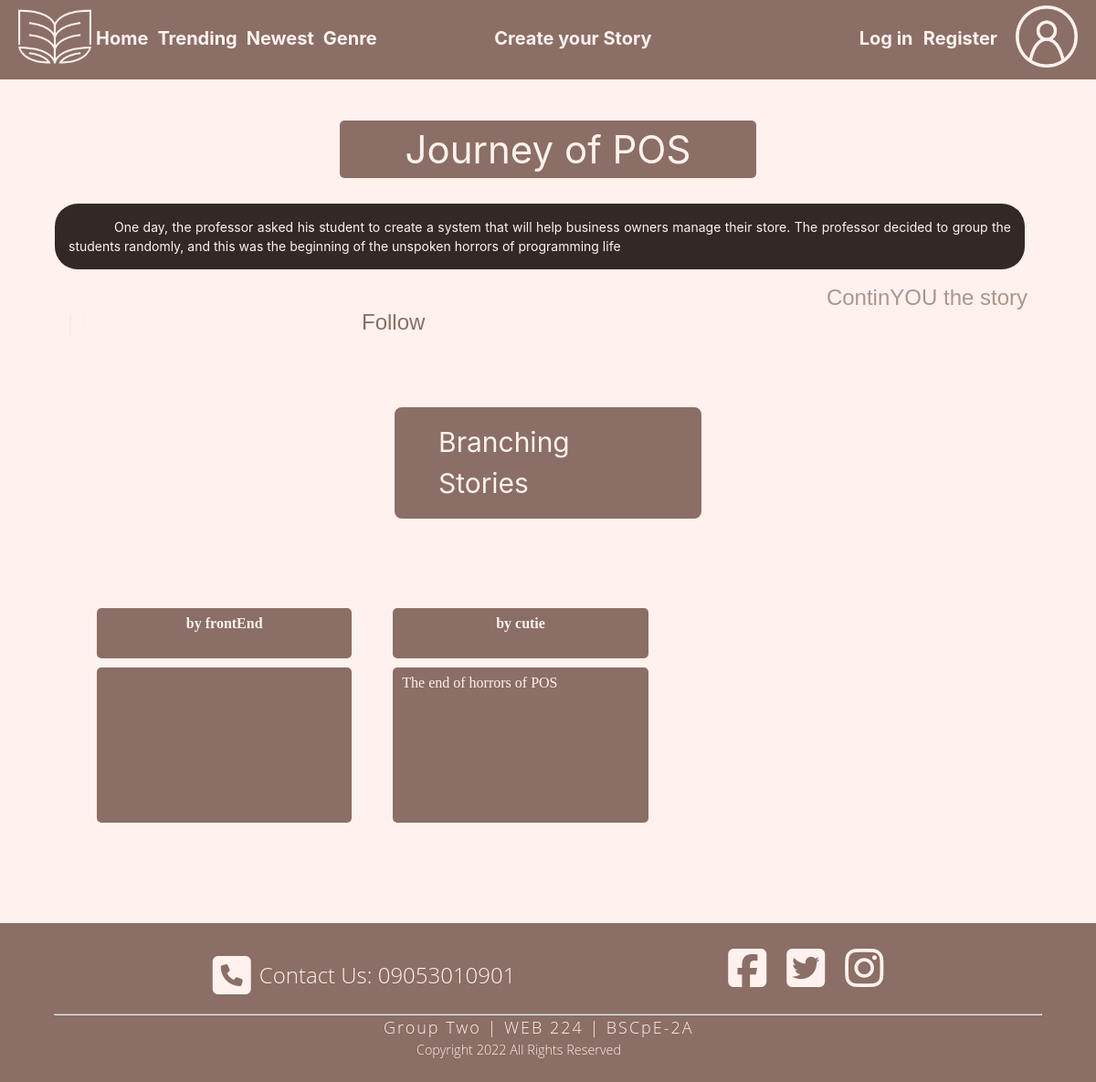
The app's page /files/substory.php?storyId=6 with its own data.
### tables this page shows
CREATE TABLE `stories` (
  `#` int(11) NOT NULL,
  `author` int(11) NOT NULL,
  `title` text NOT NULL,
  `story` longtext NOT NULL,
  `synopsis` text NOT NULL,
  `genre` text NOT NULL,
  `isHead` tinyint(1) NOT NULL,
  `isPublished` tinyint(1) NOT NULL,
  `prevNode` int(11) NOT NULL,
  `linkNode` longtext NOT NULL DEFAULT '{}',
  `datePublished` timestamp NOT NULL DEFAULT current_timestamp(),
  `upvote` int(11) NOT NULL DEFAULT 0,
  `downvote` int(11) NOT NULL DEFAULT 0
);

CREATE TABLE `users` (
  `id` int(11) NOT NULL,
  `first_name` text NOT NULL,
  `last_name` text NOT NULL,
  `user` text NOT NULL,
  `password` text NOT NULL,
  `sha256` text NOT NULL,
  `email` text NOT NULL,
  `date_created` timestamp NOT NULL DEFAULT current_timestamp(),
  `birthdate` date NOT NULL,
  `phone` text NOT NULL,
  `continyouation` longtext NOT NULL,
  `stories` longtext NOT NULL,
  `drafts` text NOT NULL DEFAULT '{}',
  `followedStories` text NOT NULL DEFAULT '{}',
  `likedStories` text NOT NULL DEFAULT '{}',
  `lastViewedStory` int(11) NOT NULL DEFAULT 0,
  `upvotes` text NOT NULL DEFAULT '{}',
  `downvotes` text NOT NULL DEFAULT '{}',
  `lastViewedGenre` text NOT NULL DEFAULT '{}'
);

### files/db.php (called while the page is built, shortened)
<?php
	class DB {
		private $conn;
		function __construct(){
			$servername = "127.0.0.1";
			$username = "root";
			$password = "";
			$dbname = "continyou";
			try {
			$this->conn = new PDO("mysql:host=$servername;dbname=$dbname", $username, $password);
			$this->conn->setAttribute(PDO::ATTR_ERRMODE, PDO::ERRMODE_EXCEPTION);
			}catch(PDOException $e) {
  			echo "Connection failed: " . $e->getMessage();
			}
		}
		function getStory($storyToGet){
			$stmt = $this->conn->prepare("SELECT * FROM `stories` WHERE `#` = ?");
			$stmt->execute([$storyToGet]);
			$result = $stmt->fetch(PDO::FETCH_NAMED);
			return $result;
		}
		function findAuthorByID($authorID){
			$stmt = $this->conn->prepare("SELECT * FROM users WHERE id = ?");
			$stmt->execute([$authorID]);
			$result = $stmt->fetch(PDO::FETCH_NAMED);
			return $result;
		}
		function getLinkedStories($parentStoryArg){
			$searchResult = $this->getStory($parentStoryArg);
			$stmt = $this->conn->prepare("SELECT * FROM `stories` WHERE `#` IN (" . $searchResult['linkNode'] . ") ORDER BY `stories`.`upvote` DESC");
			$stmt->execute();
			$searchResult = $stmt->fetchAll();
			return $searchResult;
		}
	}
?>

### files/substory.php (the view, shortened to what this page needs)
<?php
include 'db.php';
$dbLink = new DB();
if(isset($_GET['storyId'])){
    $currentStoryID = $_GET['storyId'];
    $storyResults = $dbLink->getStory($currentStoryID);
    $isPublished = $storyResults['isPublished'];
    if(isset($_SESSION['userToken'])){
        $searchResult = $dbLink->findAuthorDetails($_SESSION['userToken']);
        $upvotedList = explode(',', $searchResult['upvotes']);
        $downvotedList = explode(',', $searchResult['downvotes']);
        $followedList = explode(',', $searchResult['followedStories']);
        $isUpvoted = in_array($currentStoryID, $upvotedList);
        $isDownvoted = in_array($currentStoryID, $downvotedList);
        $isFollowed = in_array($currentStoryID, $followedList);
    } else {
        $isUpvoted = false;
        $isDownvoted = false;
        $isFollowed = false;
    }
    $storyTitle = $storyResults['title'];
    $storyBody = $storyResults['story'];
    $storyUpvote = $storyResults['upvote'];
    $dbLink->updateGenreVisit($storyResults['genre']);
} else {
    redirectTo('./');
}
?>
<!DOCTYPE html>
<html lang="en">
<head>
    <link rel="stylesheet" href="css/header.css">
    <link rel="stylesheet" href="css/substory.css">
    <link rel="stylesheet" href="css/popup.css">
    <link rel="stylesheet" href="css/footer.css">
</head>
<body>
    <?php include 'header.php' ?>
    <div class="page-container">
        <div class="content-wrap">
            <div class="title-container">
                <?php echo "<p class ='title'>$storyTitle</p>"; ?>
            </div>
            <div>
                <?php $formattedStory = nl2br($storyBody);
                echo "<p id='storyHere' class ='storyHere'> $formattedStory </p>" ?>
            </div>
            <div class = "bottom-interaction">
                <br><br>
                <form action="upvotedownvote.php">
                <div class = "vote-container">
                    <?php
                    if($isUpvoted){
                        echo "<input type='hidden' id='isUpvoted' name='isUpvoted' value='1'>
                        <input class = 'upDownVote upvote checked' type='image' name='upvote' src='./pics/upvote.png' alt='Submit'>";
                    } else {
                     echo "<input type='hidden' id='isUpvoted' name='isUpvoted' value='0'>
                     <input class = 'upDownVote upvote' type='image' name='upvote' src='./pics/upvote.png' alt='Submit'>";
                    }
                    ?>
                    <?php
                        if($storyUpvote == 0){
                        } else {
                            echo "<p class='upVoteCounter'>$storyUpvote</p>";
                        }
                    ?>
                    <?php
                    if($isDownvoted){
                        echo "<input type='hidden' id='isDownvoted' name='isDownvoted' value='1'>
                        <input class = 'upDownVote downvote checked' type='image' name='downvote' src='./pics/downvote.png' alt='Submit'>";
                    } else {
                     echo "<input type='hidden' id='isDownvoted' name='isDownvoted' value='0'>
                     <input class = 'upDownVote downvote' type='image' name='downvote' src='./pics/downvote.png' alt='Submit'>";
                    }
                    ?>
                    <?php
                    if($isFollowed){
                        echo "<input type='submit' name='followed' value='Followed' class='followButton checked'>";
                    } else {
                        echo "<input type='submit' name='followed' value='Follow' class='followButton'>";
                    }
                    ?>
                </div>
                    </form>
                <form method="post">
                    <?php
                        if($isPublished == 1){
                            echo "<input class='continYOUbutton' type='submit' name='continyouButton' value='ContinYOU the story'>";
                        } else {
                            echo "<input class='continYOUbutton' type='submit' name='continyouButton' value='Open Draft'>";
                        }
                    ?>
                </form>
            </div>
                <?php
                $linkedStory = $dbLink->getLinkedStories($currentStoryID);
                if ($linkedStory==False){
                } else {
                    echo "<div class = 'main-container border'>
                                    <div class ='first-division'>
                                        <p class='first-division-title'>Branching Stories</p>
                                    </div>
                                    <div class = 'sub-link-container '>
                                        <div class = 'main-area  '>
                                            <div class='slider'>
                                        <!--
                                          <a href='#slide-1'>1</a>
                                          <a href='#slide-2'>2</a>
                                          <a href='#slide-3'>3</a>
                                        -->
                                          <div class='slides'>
                                            <div id='slide-1'>";
                    foreach ($linkedStory as $linkedInfo) {
                    $searchResult = $dbLink->findAuthorByID($linkedInfo['author']);
                    $storyTitle = $searchResult['user'];
                    $storyBody = $linkedInfo['synopsis'];
                    $storyId = $linkedInfo['#'];
                    echo "<div><a href='substory.php?storyId=$storyId'>";
                    echo "<span class = 'title-block'><b>by $storyTitle</b></span>";
                    echo "<div class = 'body-block'> $storyBody </div></a></div>";
                    }
                    echo "</div>
                          </div>";
                    echo "</div>
                        </div>
                    </div>";
                }
                ?>
                <br>
                </div>
    <?php include 'footer.php' ?>
        </div>
</body>
</html>

### files/css/header.css (style rules this page uses)
:root { --brown: #8b6e65; --cream: #fff2ee; }
body { background-color: var(--cream); padding: 0; margin:0; line-height: 1.5; box-sizing: border-box; }

### files/css/substory.css (style rules this page uses)
:root { --brown: #8b6e65; --cream: #fff2ee; --darkish: #322926; }
body { background-image: url("../pics/background.png"); padding: 0; margin:0; line-height: 1.5; box-sizing: border-box; background-size: contain; }
.title { color: var(--cream); border-radius: 5px; font-family: 'Inter', sans-serif; font-size: 3.5vw; background-color: var(--brown); padding-left: 6vw; padding-right: 6vw; width: fit-content; height: fit-content; justify-items: center; justify-content: space-evenly; }
.title-container { display: flex; border-radius: 10px; background-color: rgba(255, 242, 238, 0.6); padding-right: 1vw; height: 13vh; padding-left: 1vw; margin: auto; margin-top: 3vh; align-items: center; justify-content: center; width: fit-content; }
.bottom-interaction { display: flex; justify-content: space-between; margin-top:2vh; }
.vote-container { display: flex; gap: 30px; margin-left: 5vw;; }
.followButton { background-color: var(--cream); border-radius: 25px; border: 0px; font-size: 24px; padding: 0px 20px 0px 20px; color: var(--brown); }
.upDownVote { width: 10%; height: 90%; }
.continYOUbutton { color:var(--brown); background-color:rgba(255, 242, 238, 0.6); }
::placeholder { color:var(--cream); text-align:center; background-color: #8b6e65; }
.storyHere { color: var(--cream); display: flex; justify-content: center; text-align: justify; text-indent: 50px; font-family: 'Inter', sans-serif; font-size: 14px; background-color: var(--darkish); height: fit-content; width: 86vw; border-radius: 25px; margin-left: 5vw; margin-top: 1vh; padding: 15px; overflow-x: auto; }
.continYOUbutton { background: #FFF2EE; border: none; color: #8B6E65; border-radius: 10px; padding-right: 15px; padding-left: 15px; opacity: 0.7; font-size: 2vw; margin-right: 5vw; }
.upVoteCounter { width:5vw; color: var(--cream); font-family: 'Inter', sans-serif; font-size: 24px; font-weight: bold; }
.downVoteCounter,.upVoteCounter { width:5vw; color: var(--cream); font-family: 'Inter', sans-serif; font-size: 24px; font-weight: bold; }
.slider { width: 100%; padding: 10px 0px 10px 0px; text-align: center; overflow: hidden; }
.slides { display: flex; margin-left: 3vw; margin-right: 3vw; overflow-x: auto; scroll-snap-type: x mandatory; scroll-behavior: smooth; -webkit-overflow-scrolling: touch; }
.slides > div { flex-shrink: 0; width: 235vw; margin-right: 10px; margin-bottom: 0px; border-radius: 10px; background: rgba( 0, 0, 0, 0.0); transform-origin: center center; transform: scale(1); transition: transform 0.5s; position: relative; display: flex; align-items: center; font-size: 100px; }
.slides > div > div { scroll-snap-align: start; width: 11.5%; }
.slides > div > div > a { color: var(--cream); text-decoration: none; }
.slides > div > div > a > * { width: 80%; }
.body-block { background-color: var(--brown); border-radius:5px; height: 160px; text-align: justify; font-size: 16px; }
.title-block { background-color: var(--brown); border-radius:5px; height: 45px; color: var(--cream); font-size: 16px; justify-content: center; }
.title-block,.body-block { padding: 5px 10px 5px 10px; display: flex; width: 100%; margin: 10px; overflow: hidden; text-overflow: ellipsis; -o-text-overflow: ellipsis; }
.main-container { margin-top: 5px; display:grid; }
.first-division { background-color: rgba(255, 242, 238, 0.6); width: 30vw; border-radius: 5px; display: flex; justify-content: center; margin-top: 2vh; margin-left: 35vw; align-items: center; }
.first-division-title { background-color: var(--brown); color: var(--cream); font-family: 'Inter', sans-serif; font-size: 2.5vw; padding-right: 4vw; padding-left: 4vw; border-radius: 8px; width: 20vw; padding-top: 2vh; padding-bottom: 2vh; }
.main-area { border-radius: 15px; background-color: var(--cream); width: 85vw; display: grid; grid-template-columns: 100%; margin-left: 5vw; margin-right: 5vw; margin-top: 6vh; margin-bottom: 2vh; height: auto; align-items: center; justify-items: center; }

### files/css/popup.css (style rules this page uses)
:root { --brown: #8b6e65; --cream: #fff2ee; --darkish: #322926; }

### files/css/footer.css (style rules this page uses)
.page-container { position: relative; min-height: 100vh; }
.content-wrap { padding-bottom: 14rem; }

### records on screen
stories: title "Journey of POS", story "One day, the professor asked his student to create a system that will help business owners manage their store. The professor decided to group the students randomly, and this was the beginning of the unspoken horrors of programming life"
stories: users.user "frontEnd"
stories: users.user "cutie", synopsis "The end of horrors of POS"
